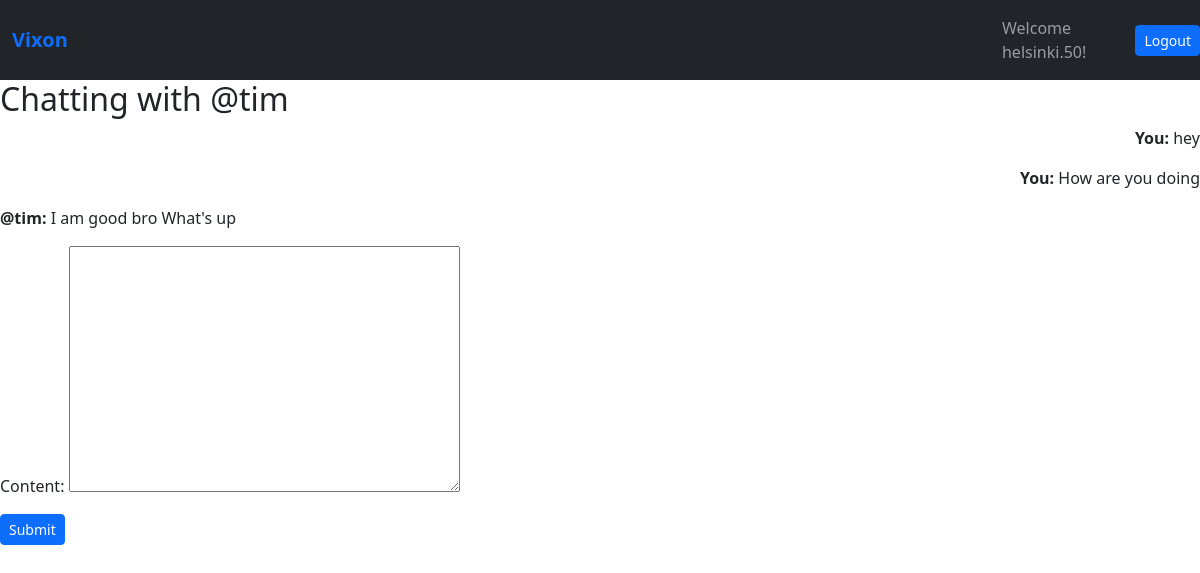
/chat/@tim (signed in), run on an earlier commit of the app's database.
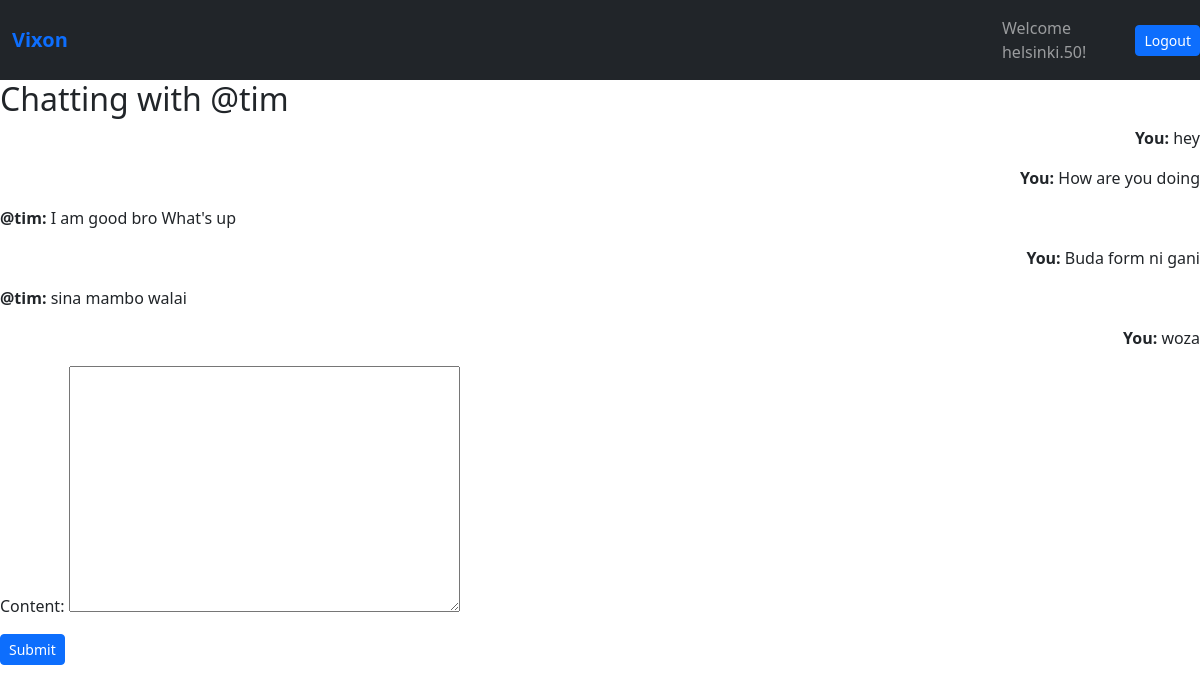
And on a later commit of the database.
### learnedapp/models.py (models this page shows, shortened)
class Messages(models.Model):
    sender = models.ForeignKey(User, on_delete=models.CASCADE, related_name='sent_messages')
    reciever = models.ForeignKey(User, on_delete=models.CASCADE, related_name='recieved_messages')
    content = models.TextField()
    timestamp = models.DateTimeField(auto_now_add=True)
    is_read = models.BooleanField(default=False)

### learnedapp/views.py (the view)
# urls.py: path('chat/<str:username>', views.chat, name='chat'),
@login_required
def chat(request, username):
    if request.user.username == username:
        return redirect('profile')
    reciever = get_object_or_404(User, username=username) #User.objects.get(username=username)
    messages = Messages.objects.filter(
        sender__in = [request.user, reciever],
        reciever__in = [request.user, reciever]
    ).order_by('timestamp')
    Messages.objects.filter(
        sender = reciever,
        reciever = request.user,
        is_read = False
    ).update(is_read=True)
    if request.method == 'POST':
        form = MessageForm(request.POST)
        if form.is_valid():
            msg = form.save(commit=False)
            msg.sender = request.user
            msg.reciever = reciever
            msg.save()
            return redirect('chat', username=reciever.username)
    else:
        form = MessageForm()
    context = {'messages': messages, 'form': form, 'reciever': reciever}
    return render(request, 'learnedapp/chat.html', context)

### learnedapp/forms.py
class MessageForm(forms.ModelForm):
    class Meta:
        model = Messages
        fields = ['content']

### learnedapp/templates/learnedapp/chat.html (shortened to what this page needs)
{% extends 'learnedapp/base.html' %}
{% block content %}
<h2>Chatting with {{ reciever.username }}</h2>
{% for message in messages %}
    {% if message.sender == request.user %}
        <p style="text-align:right;">
            <strong>You:</strong> {{ message.content }}
        </p>
    {% else %}
        <p>
            <strong>{{ message.sender.username }}:</strong> {{ message.content }}
        </p>
    {% endif %}
{% endfor %}
<form method="post">
    {{ form.as_p}}
    <button type="submit" class="btn btn-sm btn-primary">Submit</button>
</form>
{% endblock %}

What changed in the data, as far as the page shows it:
added Messages: content "Buda form ni gani"
added Messages: sender.username "@tim", content "sina mambo walai"
added Messages: content "woza"
